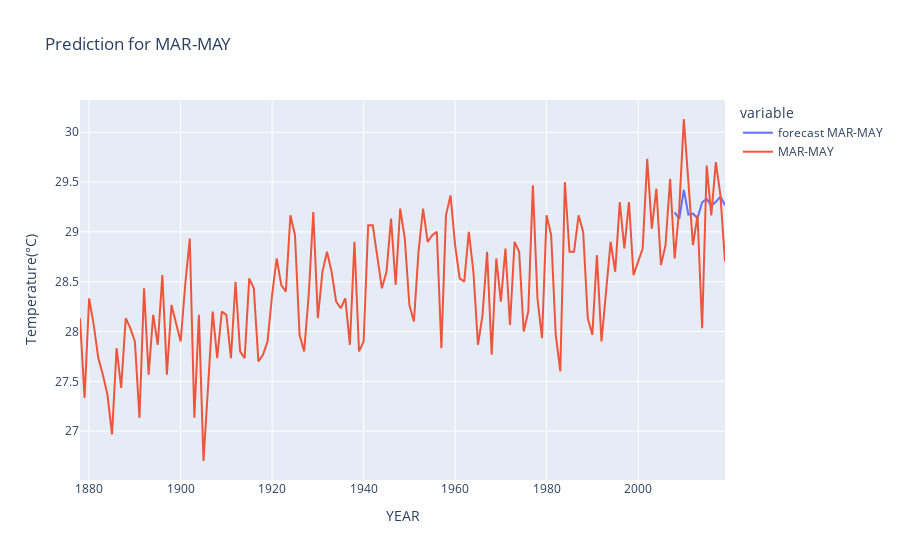

Notebook source saved alongside this figure:
### Code cell
import plotly.express as px
df['forecast MAR-MAY']=model.predict(start=130,end=141,dynamic=True,typ='levels')
fig = px.line(df,y=["forecast MAR-MAY","MAR-MAY"],labels={"value":"Temperature(°C)"},title="Prediction for MAR-MAY")
fig.show()

### Figure 1 — Plotly figure (JSON) as saved in the notebook; plotly's stock layout.template omitted (floating-point values rounded to 4 significant figures; data arrays with more than 128 entries replaced by an {"elided": "..."} marker saying what was removed)
{"data": [{"hovertemplate": "variable=forecast MAR-MAY<br>YEAR=%{x}<br>Temperature(°C)=%{y}<extra></extra>", "legendgroup": "forecast MAR-MAY", "line": {"color": "#636efa", "dash": "solid"}, "mode": "lines", "name": "forecast MAR-MAY", "orientation": "v", "showlegend": true, "type": "scatter", "x": {"elided": "142 str values"}, "xaxis": "x", "y": {"elided": "142 float values"}, "yaxis": "y"}, {"hovertemplate": "variable=MAR-MAY<br>YEAR=%{x}<br>Temperature(°C)=%{y}<extra></extra>", "legendgroup": "MAR-MAY", "line": {"color": "#EF553B", "dash": "solid"}, "mode": "lines", "name": "MAR-MAY", "orientation": "v", "showlegend": true, "type": "scatter", "x": {"elided": "142 str values"}, "xaxis": "x", "y": {"elided": "142 float values"}, "yaxis": "y"}], "layout": {"legend": {"title": {"text": "variable"}, "tracegroupgap": 0}, "title": {"text": "Prediction for MAR-MAY"}, "xaxis": {"anchor": "y", "domain": [0, 1], "title": {"text": "YEAR"}}, "yaxis": {"anchor": "x", "domain": [0, 1], "title": {"text": "Temperature(°C)"}}}}
